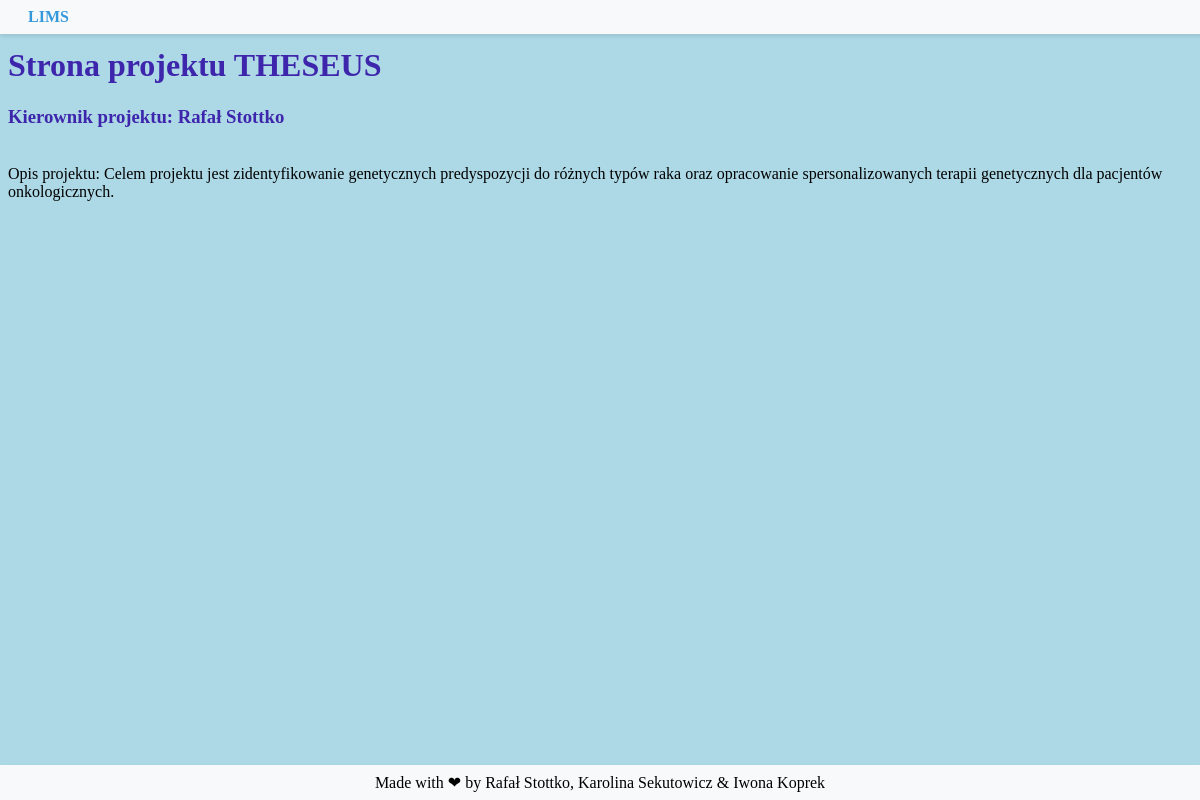
Screenshot of /projekty/project/1/ (signed in) with the database file from the repository.
### projekty/models.py (models this page shows)
class Project(models.Model):
   project_name=models.CharField(max_length=30)
   team_leader=models.CharField(max_length=30)
   description=models.CharField(max_length=400, null=True)
   class Meta:
      permissions = [
      ('view_projects', 'Can view projects'),
      ('add_projects', 'Can add projects'),
      ('change_projects', 'Can change projects'),
        ]

### projekty/views.py (the view)
# urls.py: path('project/<int:project_id>/', views.project_detail, name='project_detail'),
@login_required
def project_detail(request, project_id):
    project = Project.objects.get(id=project_id)
    return render(request, 'project_detail.html', {'project': project})

### templates/project_detail.html (shortened to what this page needs)
{% load static %}
<!DOCTYPE html>
<html lang='en'>
<head>
<link rel="stylesheet" href="{% static 'all_styles.css' %}">
</head>
<body>
    <header>
        <a href="{% url 'home_user' %}" class="site-name">LIMS</a>
    </header>
<br>
<h1>Strona projektu {{project.project_name}}
</h1>
<h3>
Kierownik projektu: {{project.team_leader}}
</h3>
<br>
Opis projektu: {{project.description}}
</body>
<footer>
    Made with <span>&#10084;</span> by Rafał Stottko, Karolina Sekutowicz & Iwona Koprek
    </footer>
</html>

### static/all_styles.css (style rules this page uses)
body { background-color: lightblue; font-family: verdana; }
h1 { color: #3e26ac; }
h3 { color: #3e26ac; }
footer { background-color: #f8f9fa; padding: 8px 0; text-align: center; position: fixed; left: 0; bottom: 0; width: 100%; box-shadow: 0 2px 4px rgba(0,0,0,0.1); }
header { background-color: #f8f9fa; padding: 8px; position: fixed; top: 0; left: 0; width: 100%; box-shadow: 0 2px 4px rgba(0,0,0,0.1); }
.site-name { text-decoration: none; color: #3498db; font-size: 16px; font-weight: bold; margin-left: 20px; }

### rows the page displays
Project: project_name "THESEUS", team_leader "Rafał Stottko", description "Celem projektu jest zidentyfikowanie genetycznych predyspozycji do różnych typów raka oraz opracowanie spersonalizowanych terapii genetycznych dla pacjentów onkologicznych."
